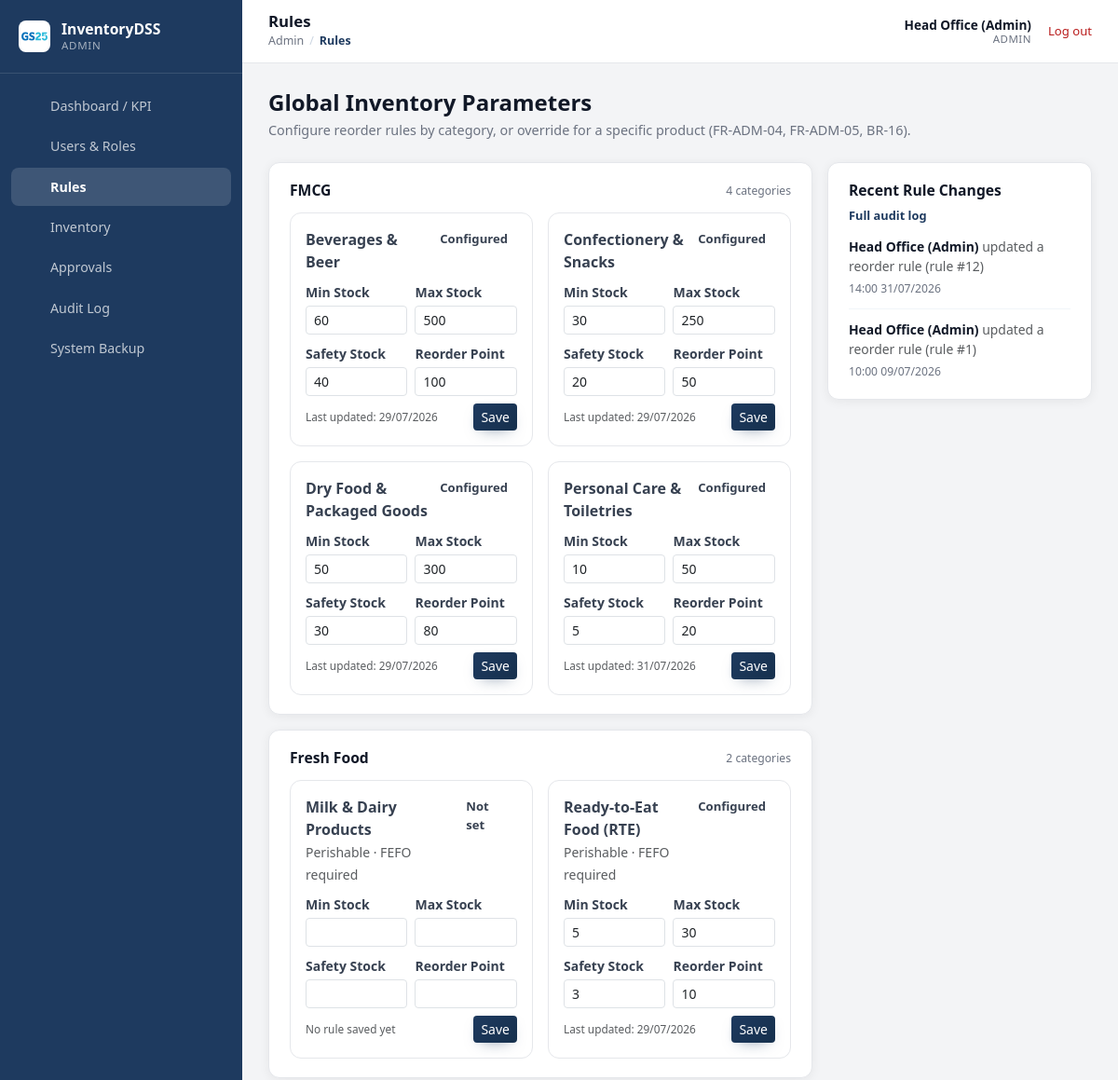
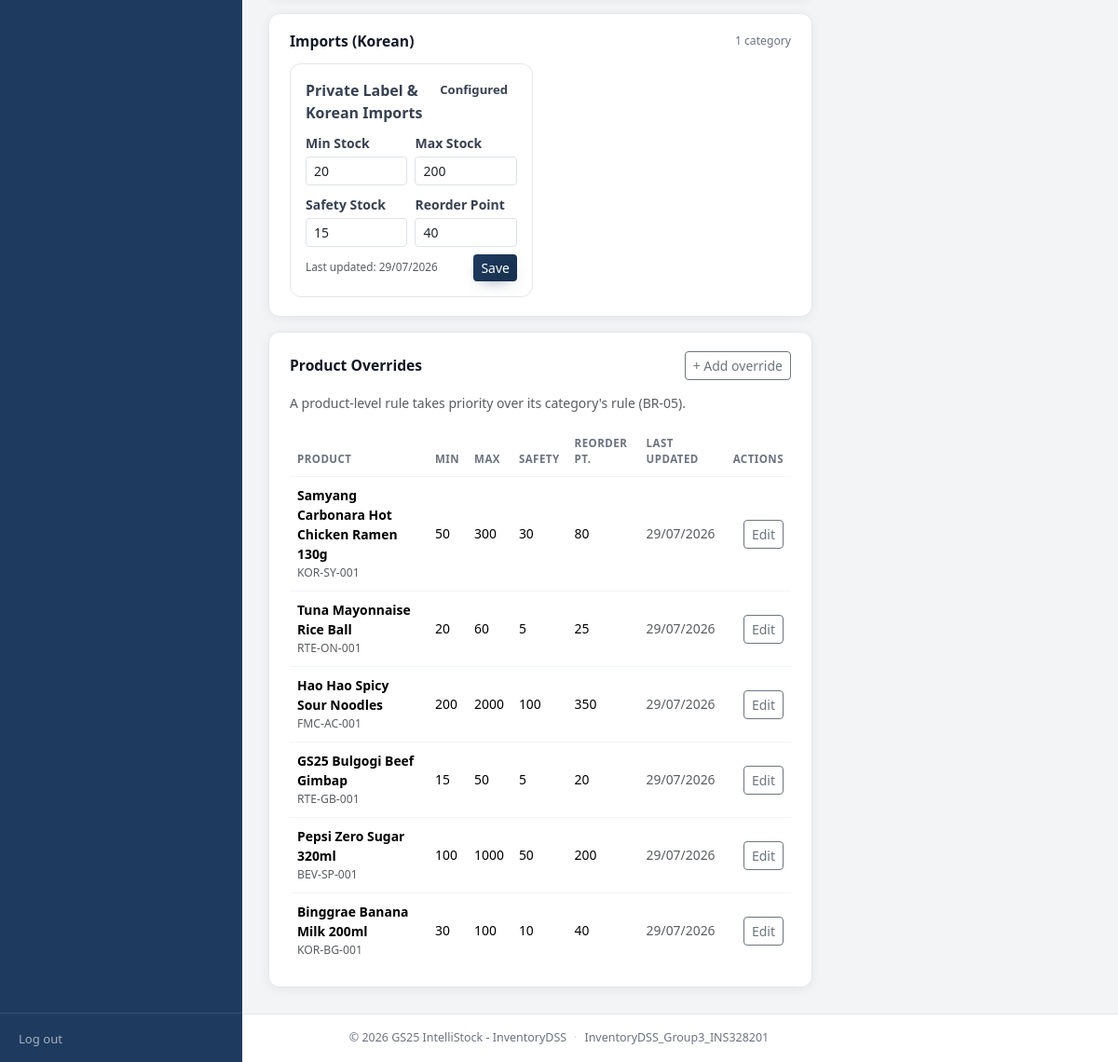
Screenshot of /frontend/admin/reorder_rules.php (signed in) with the database file from the repository (2 pictures, top to bottom).
### tables this page shows
CREATE TABLE `categories` (
  `category_id` int(11) NOT NULL AUTO_INCREMENT,
  `category_name` varchar(50) NOT NULL,
  `category_type` enum('FMCG','Fresh_Food','Imported_Korean') NOT NULL,
  `requires_fefo` tinyint(1) NOT NULL DEFAULT 0,
  PRIMARY KEY (`category_id`),
  UNIQUE KEY `category_name` (`category_name`)
);

CREATE TABLE `reorder_rules` (
  `rule_id` int(11) NOT NULL AUTO_INCREMENT,
  `category_id` int(11) DEFAULT NULL,
  `product_id` int(11) DEFAULT NULL,
  `min_stock` int(11) NOT NULL,
  `max_stock` int(11) NOT NULL,
  `safety_stock` int(11) NOT NULL,
  `reorder_point` int(11) NOT NULL,
  `updated_by` int(11) DEFAULT NULL,
  `updated_at` datetime NOT NULL DEFAULT current_timestamp() ON UPDATE current_timestamp(),
  PRIMARY KEY (`rule_id`),
  KEY `category_id` (`category_id`),
  KEY `product_id` (`product_id`),
  KEY `updated_by` (`updated_by`),
  CONSTRAINT `reorder_rules_ibfk_1` FOREIGN KEY (`category_id`) REFERENCES `categories` (`category_id`),
  CONSTRAINT `reorder_rules_ibfk_2` FOREIGN KEY (`product_id`) REFERENCES `products` (`product_id`),
  CONSTRAINT `reorder_rules_ibfk_3` FOREIGN KEY (`updated_by`) REFERENCES `accounts` (`account_id`),
  CONSTRAINT `chk_rule_target` CHECK (`category_id` is not null or `product_id` is not null)
);

CREATE TABLE `products` (
  `product_id` int(11) NOT NULL AUTO_INCREMENT,
  `sku_code` varchar(30) NOT NULL,
  `product_name` varchar(150) NOT NULL,
  `category_id` int(11) NOT NULL,
  `supplier_id` int(11) NOT NULL,
  `unit` varchar(20) NOT NULL,
  `shelf_life_days` int(11) DEFAULT NULL,
  `unit_cost` decimal(12,2) NOT NULL DEFAULT 0.00,
  `selling_price` decimal(12,2) NOT NULL DEFAULT 0.00,
  `is_active` tinyint(1) NOT NULL DEFAULT 1,
  PRIMARY KEY (`product_id`),
  UNIQUE KEY `sku_code` (`sku_code`),
  KEY `category_id` (`category_id`),
  KEY `supplier_id` (`supplier_id`),
  CONSTRAINT `products_ibfk_1` FOREIGN KEY (`category_id`) REFERENCES `categories` (`category_id`),
  CONSTRAINT `products_ibfk_2` FOREIGN KEY (`supplier_id`) REFERENCES `suppliers` (`supplier_id`)
);

CREATE TABLE `audit_logs` (
  `log_id` int(11) NOT NULL AUTO_INCREMENT,
  `account_id` int(11) NOT NULL,
  `action_type` varchar(100) NOT NULL,
  `target_table` varchar(50) DEFAULT NULL,
  `target_id` int(11) DEFAULT NULL,
  `timestamp` datetime NOT NULL DEFAULT current_timestamp(),
  PRIMARY KEY (`log_id`),
  KEY `account_id` (`account_id`),
  CONSTRAINT `audit_logs_ibfk_1` FOREIGN KEY (`account_id`) REFERENCES `accounts` (`account_id`)
);

CREATE TABLE `accounts` (
  `account_id` int(11) NOT NULL AUTO_INCREMENT,
  `username` varchar(50) NOT NULL,
  `password_hash` varchar(255) NOT NULL,
  `full_name` varchar(100) NOT NULL,
  `email` varchar(100) DEFAULT NULL,
  `phone_number` varchar(20) DEFAULT NULL,
  `role_id` int(11) NOT NULL,
  `status` enum('active','locked') NOT NULL DEFAULT 'active',
  `created_at` datetime NOT NULL DEFAULT current_timestamp(),
  PRIMARY KEY (`account_id`),
  UNIQUE KEY `username` (`username`),
  KEY `role_id` (`role_id`),
  CONSTRAINT `accounts_ibfk_1` FOREIGN KEY (`role_id`) REFERENCES `roles` (`role_id`)
);

### frontend/admin/reorder_rules.php (the view, shortened to what the rows shown need)
<?php
require_once __DIR__ . '/../../backend/config/database.php';
require_once __DIR__ . '/../../backend/services/AdminService.php';
$adminService = new AdminService();
$categories = $adminService->listCategories();
$allRules = $adminService->listReorderRules();
$rulesByCategoryId = [];
foreach ($allRules as $rule) {
    if ($rule['category_id'] !== null) {
        $rulesByCategoryId[(int) $rule['category_id']] = $rule;
    }
}
$categoriesByType = [];
foreach ($categories as $cat) {
    $categoriesByType[$cat['category_type']][] = $cat;
}
$typeLabels = [
    'FMCG'            => 'FMCG',
    'Fresh_Food'       => 'Fresh Food',
    'Imported_Korean'  => 'Imports (Korean)',
];
$typeOrder = ['FMCG', 'Fresh_Food', 'Imported_Korean'];
$productRules = array_values(array_filter($allRules, fn($r) => $r['product_id'] !== null));
$ruleHistory = $adminService->getAuditLogs(['action_type' => 'UPDATE_REORDER_RULE']);
$ruleHistory = array_slice($ruleHistory, 0, 8);
function ruleStatusPillClass(bool $configured): string
{
    return $configured ? 'stock-pill-success' : 'stock-pill-muted';
}
function formatRuleHistoryTime(?string $raw): string
{
    $ts = strtotime($raw);
    return $ts === false ? $raw : date('H:i d/m/Y', $ts);
}
?>
<!DOCTYPE html>
<html lang="en">
<head>
    <link href="https://cdn.jsdelivr.net/npm/bootstrap@5.3.3/dist/css/bootstrap.min.css" rel="stylesheet">
    <link href="<?= BASE_URL ?>/assets/css/theme_variables.css" rel="stylesheet">
    <link href="<?= BASE_URL ?>/assets/css/custom.css" rel="stylesheet">
</head>
<body>
    <div class="app-shell">
        <div class="app-content">
            <?php require __DIR__ . '/../components/header.php'; ?>
            <main class="app-main">
                <div class="d-flex flex-wrap justify-content-between align-items-start gap-3 mb-4">
                    <div>
                        <h2 class="page-heading mb-1">Global Inventory Parameters</h2>
                    </div>
                </div>
                <div class="row g-3">
                    <div class="col-12 col-xl-8">
                        <?php foreach ($typeOrder as $type): ?>
                            <div class="panel-card mb-3">
                                <div class="panel-card-header">
                                    <h3 class="panel-card-title"><?= htmlspecialchars($typeLabels[$type] ?? $type, ENT_QUOTES, 'UTF-8') ?></h3>
                                    <span class="panel-card-note"><?= count($categoriesByType[$type]) ?> categor<?= count($categoriesByType[$type]) === 1 ? 'y' : 'ies' ?></span>
                                </div>
                                <div class="row g-3">
                                    <?php foreach ($categoriesByType[$type] as $cat): ?>
                                        <?php
                                            $catId = (int) $cat['category_id'];
                                            $rule = $rulesByCategoryId[$catId] ?? null;
                                            $configured = $rule !== null;
                                        ?>
                                        <div class="col-12 col-md-6">
                                            <form method="POST" class="rule-card">
                                                <div class="d-flex justify-content-between align-items-start mb-2">
                                                    <div>
                                                        <div class="fw-semibold"><?= htmlspecialchars($cat['category_name'], ENT_QUOTES, 'UTF-8') ?></div>
                                                        <?php if ((int) $cat['requires_fefo'] === 1): ?>
                                                            <span class="text-muted small">Perishable &middot; FEFO required</span>
                                                        <?php endif; ?>
                                                    </div>
                                                    <span class="stock-pill <?= ruleStatusPillClass($configured) ?>"><?= $configured ? 'Configured' : 'Not set' ?></span>
                                                </div>
                                                <div class="row g-2">
                                                    <div class="col-6">
                                                        <label class="form-label small fw-semibold mb-1">Min Stock</label>
                                                        <input type="number" name="min_stock" class="form-control form-control-sm" min="0" required
                                                               value="<?= $rule ? (int) $rule['min_stock'] : '' ?>">
                                                    </div>
                                                    <div class="col-6">
                                                        <label class="form-label small fw-semibold mb-1">Max Stock</label>
                                                        <input type="number" name="max_stock" class="form-control form-control-sm" min="0" required
                                                               value="<?= $rule ? (int) $rule['max_stock'] : '' ?>">
                                                    </div>
                                                    <div class="col-6">
                                                        <label class="form-label small fw-semibold mb-1">Safety Stock</label>
                                                        <input type="number" name="safety_stock" class="form-control form-control-sm" min="0" required
                                                               value="<?= $rule ? (int) $rule['safety_stock'] : '' ?>">
                                                    </div>
                                                    <div class="col-6">
                                                        <label class="form-label small fw-semibold mb-1">Reorder Point</label>
                                                        <input type="number" name="reorder_point" class="form-control form-control-sm" min="0" required
                                                               value="<?= $rule ? (int) $rule['reorder_point'] : '' ?>">
                                                    </div>
                                                </div>
                                                <div class="d-flex justify-content-between align-items-center mt-2">
                                                    <span class="text-muted" style="font-size: .74rem;">
                                                        <?= $rule ? 'Last updated: ' . htmlspecialchars(date('d/m/Y', strtotime($rule['updated_at'])), ENT_QUOTES, 'UTF-8') : 'No rule saved yet' ?>
                                                    </span>
                                                    <button type="submit" class="btn btn-brand btn-sm">Save</button>
                                                </div>
                                            </form>
                                        </div>
                                    <?php endforeach; ?>
                                </div>
                            </div>
                        <?php endforeach; ?>
                        <div class="panel-card">
                            <?php if (empty($productRules)): ?>
                                <div class="empty-state">No product-level overrides configured yet.</div>
                            <?php else: ?>
                                <div class="table-responsive">
                                    <table class="table data-table align-middle mb-0">
                                        <thead>
                                            <tr>
                                                <th>Product</th>
                                                <th>Min</th>
                                                <th>Max</th>
                                                <th>Safety</th>
                                                <th>Reorder Pt.</th>
                                                <th>Last updated</th>
                                                <th class="text-end">Actions</th>
                                            </tr>
                                        </thead>
                                        <tbody>
                                            <?php foreach ($productRules as $pr): ?>
                                                <tr>
                                                    <td>
                                                        <span class="fw-semibold"><?= htmlspecialchars($pr['product_name'], ENT_QUOTES, 'UTF-8') ?></span>
                                                        <div class="text-muted small"><?= htmlspecialchars($pr['sku_code'], ENT_QUOTES, 'UTF-8') ?></div>
                                                    </td>
                                                    <td><?= (int) $pr['min_stock'] ?></td>
                                                    <td><?= (int) $pr['max_stock'] ?></td>
                                                    <td><?= (int) $pr['safety_stock'] ?></td>
                                                    <td><?= (int) $pr['reorder_point'] ?></td>
                                                    <td class="text-muted small"><?= htmlspecialchars(date('d/m/Y', strtotime($pr['updated_at'])), ENT_QUOTES, 'UTF-8') ?></td>
                                                    <td class="text-end">
                                                        <button type="button" class="btn btn-outline-secondary btn-sm"
                                                                data-bs-toggle="modal" data-bs-target="#addOverrideModal"
                                                                data-product-id="<?= (int) $pr['product_id'] ?>"
                                                                data-min-stock="<?= (int) $pr['min_stock'] ?>"
                                                                data-max-stock="<?= (int) $pr['max_stock'] ?>"
                                                                data-safety-stock="<?= (int) $pr['safety_stock'] ?>"
                                                                data-reorder-point="<?= (int) $pr['reorder_point'] ?>">
                                                            Edit
                                                        </button>
                                                    </td>
                                                </tr>
                                            <?php endforeach; ?>
                                        </tbody>
                                    </table>
                                </div>
                            <?php endif; ?>
                        </div>
                    </div>
                    <div class="col-12 col-xl-4">
                        <div class="panel-card">
                            <?php if (empty($ruleHistory)): ?>
                                <div class="empty-state">No reorder rule has been changed yet.</div>
                            <?php else: ?>
                                <ul class="list-unstyled activity-list mb-0">
                                    <?php foreach ($ruleHistory as $log): ?>
                                        <li class="activity-item">
                                            <div class="activity-item-main">
                                                <span class="fw-semibold"><?= htmlspecialchars($log['account_name'], ENT_QUOTES, 'UTF-8') ?></span>
                                                <span class="text-muted">updated a reorder rule</span>
                                                <?php if ($log['target_id'] !== null): ?>
                                                    <span class="text-muted">(rule #<?= (int) $log['target_id'] ?>)</span>
                                                <?php endif; ?>
                                            </div>
                                            <div class="activity-item-meta">
                                                <span class="activity-item-time"><?= formatRuleHistoryTime($log['timestamp']) ?></span>
                                            </div>
                                        </li>
                                    <?php endforeach; ?>
                                </ul>
                            <?php endif; ?>
                        </div>
                    </div>
                </div>
            </main>
        </div>
    </div>
    <?php require __DIR__ . '/../components/footer.php'; ?>

### rows the page displays
categories: category_name "Beverages & Beer", shows "Configured", min_stock "60", max_stock "500", safety_stock "40", reorder_point "100", category_id.updated_at "29/07/2026"
categories: category_name "Confectionery & Snacks", shows "Configured", min_stock "30", max_stock "250", safety_stock "20", reorder_point "50", category_id.updated_at "29/07/2026"
categories: category_name "Dry Food & Packaged Goods", shows "Configured", min_stock "50", max_stock "300", safety_stock "30", reorder_point "80", category_id.updated_at "29/07/2026"
categories: category_name "Personal Care & Toiletries", shows "Configured", min_stock "10", max_stock "50", safety_stock "5", reorder_point "20", category_id.updated_at "31/07/2026"
categories: category_name "Milk & Dairy Products", requires_fefo "Perishable · FEFO required", shows "Not set", shows "No rule saved yet"
categories: category_name "Ready-to-Eat Food (RTE)", requires_fefo "Perishable · FEFO required", shows "Configured", min_stock "5", max_stock "30", safety_stock "3", reorder_point "10", category_id.updated_at "29/07/2026"
categories: category_name "Private Label & Korean Imports", shows "Configured", min_stock "20", max_stock "200", safety_stock "15", reorder_point "40", category_id.updated_at "29/07/2026"
reorder_rules: product.product_name "Samyang Carbonara Hot Chicken Ramen 130g", product.sku_code "KOR-SY-001", min_stock "50", max_stock "300", safety_stock "30", reorder_point "80", updated_at "29/07/2026"
reorder_rules: product.product_name "Tuna Mayonnaise Rice Ball", product.sku_code "RTE-ON-001", min_stock "20", max_stock "60", safety_stock "5", reorder_point "25", updated_at "29/07/2026"
reorder_rules: product.product_name "Hao Hao Spicy Sour Noodles", product.sku_code "FMC-AC-001", min_stock "200", max_stock "2000", safety_stock "100", reorder_point "350", updated_at "29/07/2026"
reorder_rules: product.product_name "GS25 Bulgogi Beef Gimbap", product.sku_code "RTE-GB-001", min_stock "15", max_stock "50", safety_stock "5", reorder_point "20", updated_at "29/07/2026"
reorder_rules: product.product_name "Pepsi Zero Sugar 320ml", product.sku_code "BEV-SP-001", min_stock "100", max_stock "1000", safety_stock "50", reorder_point "200", updated_at "29/07/2026"
reorder_rules: product.product_name "Binggrae Banana Milk 200ml", product.sku_code "KOR-BG-001", min_stock "30", max_stock "100", safety_stock "10", reorder_point "40", updated_at "29/07/2026"
audit_logs: account.full_name "Head Office (Admin)", target "12", timestamp "14:00 31/07/2026"
audit_logs: account.full_name "Head Office (Admin)", target "1", timestamp "10:00 09/07/2026"

### other values shown
Auth::roleName() "ADMIN"
$item['label'] "Dashboard / KPI"
$item['label'] "Users & Roles"
$item['label'] "Rules"
$item['label'] "Inventory"
$item['label'] "Approvals"
$item['label'] "Audit Log"
$item['label'] "System Backup"
$pageTitle "Rules"
$crumb "Admin"
$crumb "Rules"
Auth::fullName() "Head Office (Admin)"
$typeLabels[$type] "FMCG"
count($categoriesByType[$type]) "4"
$typeLabels[$type] "Fresh Food"
